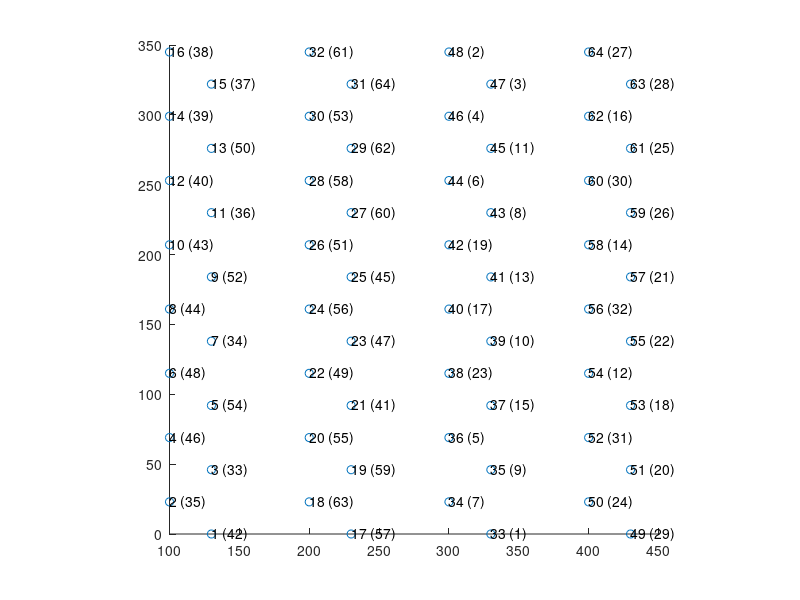
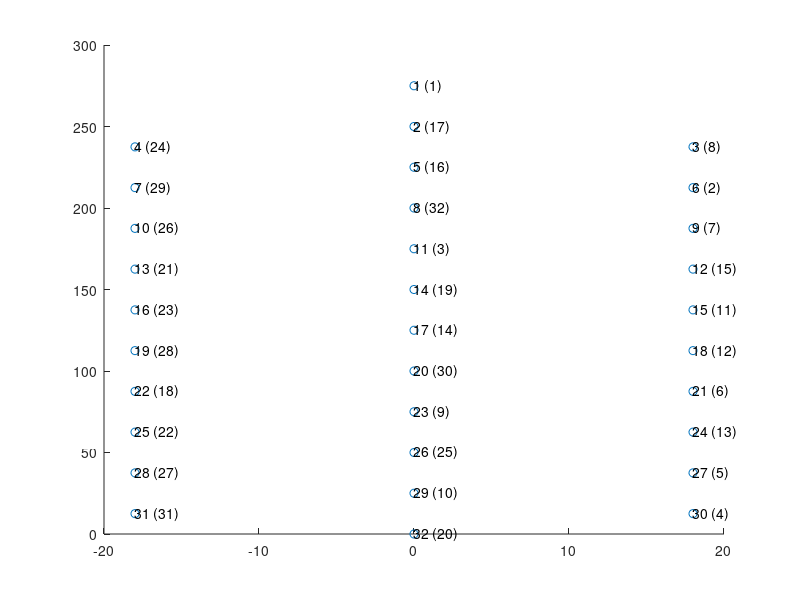

Write MATLAB code to recreate these figures, in order.
%% GENERATE MAPS FOR KILOSORT (I THINK THIS IS FOR VISUALIZATION PURPOSES ONLY)




%% NeuronexusA4x16-Poly2, intan

kiloSortInds = [6 8 10 12 14 16 4 2 1 3 15 13 11 9 7 5 22 24 26 28 30 32 20 18 17 19 31 29 27 25 23 21 38 40 42 44 46 48 36 34 33 35 47 45 43 41 39 37 54 56 58 60 62 64 52 50 49 51 63 61 59 57 55 53];
intanInds = [47 43 42 39 38 37 45 34 41 32 36 49 35 51 33 53 48 55 50 57 52 60 54 62 56 58 63 61 59 44 46 40 22 16 18 5 3 1 4 6 0 8 2 10 7 12 9 14 11 31 13 29 15 26 30 23 28 19 27 24 25 20 21 17] + 1;

% get desired site locations map
shankSeparation = 100;
siteLocations = nan(16, 2); % start with one shank, then replicate after
siteLocations(2:2:16,:) = cat(2, zeros(8,1), (0:46:46*7)'+23); % first column of leftmost shank
siteLocations(1:2:15,:) = cat(2, ones(8,1)*30, (0:46:46*7)'); % second column of leftmost shank

siteLocations = repmat(siteLocations,4,1);
siteLocations(:,1) = siteLocations(:,1) + repelem(1:4,16)'.*shankSeparation;


% apply channel mapping to site locations
siteLocationsRemapped = nan(size(siteLocations));
for i = 1:64
    shankLocation = siteLocations(kiloSortInds(i),:);
    siteLocationsRemapped(intanInds(i),:) = shankLocation;
end

% visualize final mapping results
close all; figure('Position', [134 119 1595 807]);
scatter(siteLocations(:,1), siteLocations(:,2))
for i = 1:size(siteLocations,1)
    text(siteLocations(i,1), siteLocations(i,2), [num2str(i) ' (' num2str(intanInds(kiloSortInds==i)) ')'])
end
daspect([1 1 1])


Nchannels = 64;
connected = true(Nchannels, 1);
chanMap   = 1:Nchannels;
chanMap0ind = chanMap - 1;
xcoords   = siteLocationsRemapped(:,1);
ycoords   = siteLocationsRemapped(:,2);
kcoords   = ones(Nchannels,1); % grouping of channels (i.e. tetrode groups)
fs = 30000; % sampling frequency


% % probe BDFD // original mapping
% save('Y:\obstacleData\ephys\channelMaps\kilosort\BDFD.mat', ...
%     'chanMap','connected', 'xcoords', 'ycoords', 'kcoords', 'chanMap0ind', 'fs')

% probe BDFD // after right most shank broken
connected([27 16 30 14 32 12 31 24 28 25 26 21 22 18 20 29]) = false;
save('Z:\obstacleData\ephys\channelMaps\kilosort\BDFD2.mat', ...
    'chanMap','connected', 'xcoords', 'ycoords', 'kcoords', 'chanMap0ind', 'fs')


%% NeuronexusA1x32Poly3, intan

neuro = [23 25 27 29 31 19 17 21 11 15 13 1 3 5 7 9;
         24 26 28 30 32 20 18 22 12 16 14 2 4 6 8 10];

intan = [23 22 21 20 19 18 17 16 15 14 13 12 11 10 9 8;
         24 25 26 27 28 29 30 31 0 1 2 3 4 5 6 7];
intan = intan+1;
intan = fliplr(intan);


connectorInds = [16 6 5 15 4 7 3 8 2 9 1 10 14 13 12 11 22 21 20 19 23 25 24 18 26 17 27 29 28 31 30 32];
kiloSortInds = [31 28 25 22 19 16 13 10 7 4 32 26 20 14 8 2 1 5 11 17 23 29 3 6 9 12 15 18 21 24 27 30];
intanInds = intan(arrayfun(@(x) find(neuro==x), connectorInds));

% get desired site locations map
siteLocations = nan(32, 2);
siteLocations(4:3:31, :) = cat(2, ones(10,1)*-18, fliplr(12.5 : 25 : (12.5+25*9))'); % xy values for left column
siteLocations([1 2:3:32], :) = cat(2, zeros(12,1), fliplr(0 : 25 : (25*11))'); % xy values for right column
siteLocations(3:3:30, :) = cat(2, ones(10,1)*18, fliplr(12.5 : 25 : (12.5+25*9))'); % xy values for right column


% apply channel mapping to site locations
siteLocationsRemapped = nan(size(siteLocations));
for i = 1:32
    shankLocation = siteLocations(kiloSortInds(i),:);
    siteLocationsRemapped(intanInds(i),:) = shankLocation;
end

% visualize final mapping results
close all; figure('Position', [134 119 400 807]);
scatter(siteLocations(:,1), siteLocations(:,2))
for i = 1:size(siteLocations,1)
    text(siteLocations(i,1), siteLocations(i,2), [num2str(i) ' (' num2str(intanInds(kiloSortInds==i)) ')'])
end


Nchannels = 32;
connected = true(Nchannels, 1);
chanMap   = 1:Nchannels;
chanMap0ind = chanMap - 1;
xcoords   = siteLocationsRemapped(:,1);
ycoords   = siteLocationsRemapped(:,2);
kcoords   = ones(Nchannels,1); % grouping of channels (i.e. tetrode groups)
fs = 30000; % sampling frequency

% probe C6CE
save('Y:\obstacleData\ephys\channelMaps\kilosort\C6CE.mat', ...
    'chanMap','connected', 'xcoords', 'ycoords', 'kcoords', 'chanMap0ind', 'fs')

% probe D55F // nine sites defective?
connected([18 28 14 9 10 2 7 15 11]) = false;
save('Y:\obstacleData\ephys\channelMaps\kilosort\D55F.mat', ...
    'chanMap','connected', 'xcoords', 'ycoords', 'kcoords', 'chanMap0ind', 'fs')
